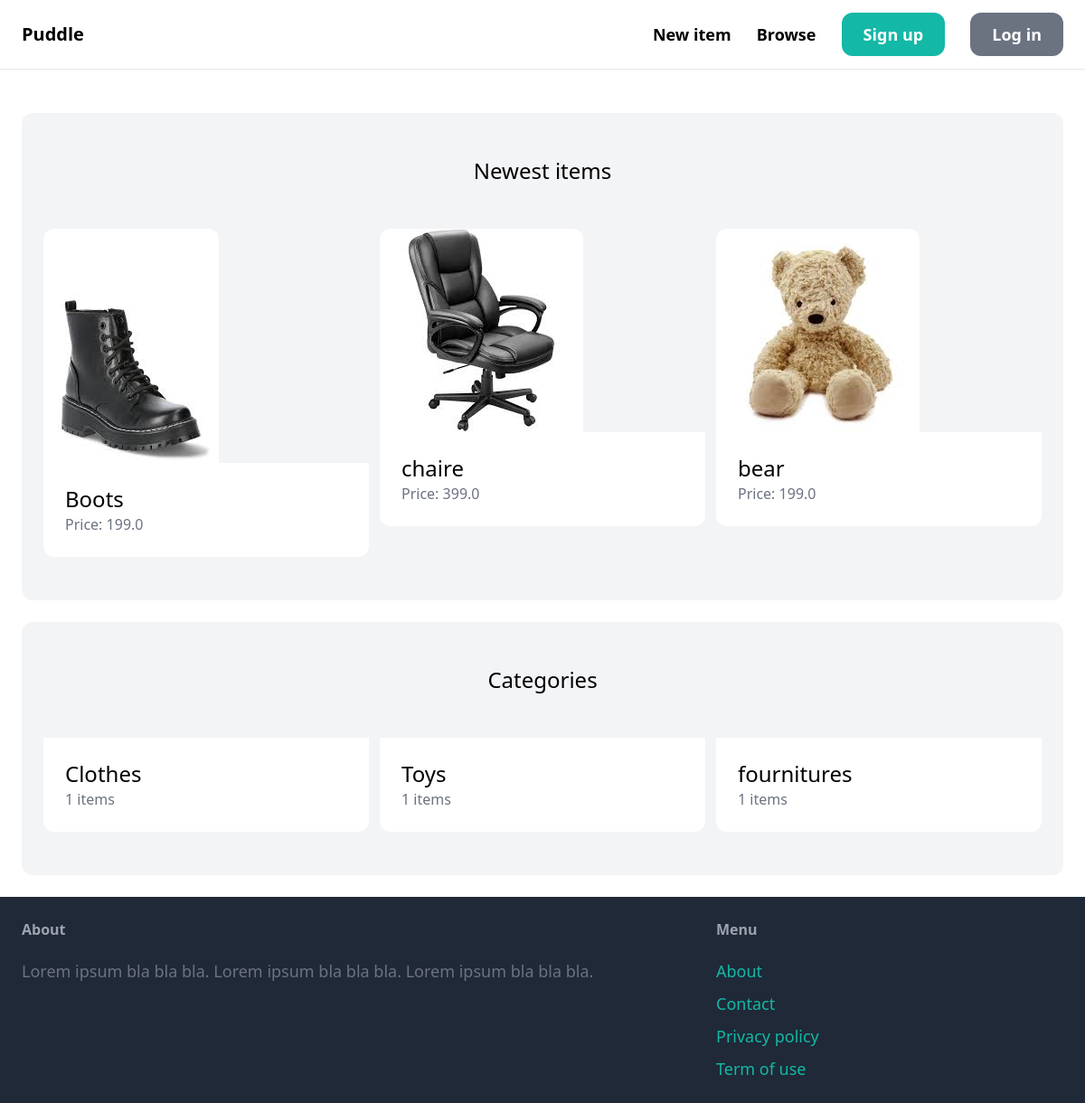
The page / on the database its author committed.
### items/models.py (models this page shows, shortened)
class Item(models.Model):
    category = models.ForeignKey(
        Category, related_name="items", on_delete=models.CASCADE
    )
    name = models.CharField(max_length=255)
    description = models.TextField(blank=True, null=True)
    price = models.FloatField()
    image = models.ImageField(upload_to="item_images", blank=True, null=True)
    is_sold = models.BooleanField(default=False)
    created_by = models.ForeignKey(User, related_name="items", on_delete=models.CASCADE)
    created_at = models.DateTimeField(auto_now_add=True)

class Category(models.Model):
    name = models.CharField(max_length=255)
    class Meta:
        ordering = ("name",)
        verbose_name_plural = "Categories"

### core/views.py (the view)
# urls.py: path("", views.index, name="index"),
def index(request):
    items = Item.objects.filter(is_sold=False)[0:6]
    categories = Category.objects.all()
    return render(
        request,
        "core/index.html",
        {
            "categories": categories,
            "items": items,
        },
    )

### core/templates/core/index.html (shortened to what this page needs)
{% extends 'core/base.html' %}
{% block content %}
    <div class="mt-6 px-6 py-12 bg-gray-100 rounded-xl">
        <h2 class="mb-12 text-2xl text-center">Newest items</h2>
        <div class="grid grid-cols-3 gap-3">
            {% for item in items %}
                <div>
                    <a href="{% url 'items:detail' item.id %}">
                        <div>
                            <img src="{{ item.image.url }}" class="rounded-t-xl">
                        </div>
                        <div class="p-6 bg-white rounded-b-xl">
                            <h2 class="text-2xl">{{ item.name }}</h2>
                            <p class="text-gray-500">Price: {{ item.price }}</p>
                        </div>
                    </a>
                </div>
            {% endfor %}
        </div>
    </div>
    <div class="mt-6 px-6 py-12 bg-gray-100 rounded-xl">
        <h2 class="mb-12 text-2xl text-center">Categories</h2>
        <div class="grid grid-cols-3 gap-3">
            {% for category in categories %}
                <div>
                    <a href="#">
                        <div class="p-6 bg-white rounded-b-xl">
                            <h2 class="text-2xl">{{ category.name }}</h2>
                            <p class="text-gray-500">{{ category.items.count }} items</p>
                        </div>
                    </a>
                </div>
            {% endfor %}
        </div>
    </div>
{% endblock %}

### rows shown on the page
Item: image (picture), name "Boots", price "199.0"
Item: image (picture), name "chaire", price "399.0"
Item: image (picture), name "bear", price "199.0"
Category: name "Clothes", items.count "1"
Category: name "Toys", items.count "1"
Category: name "fournitures", items.count "1"
